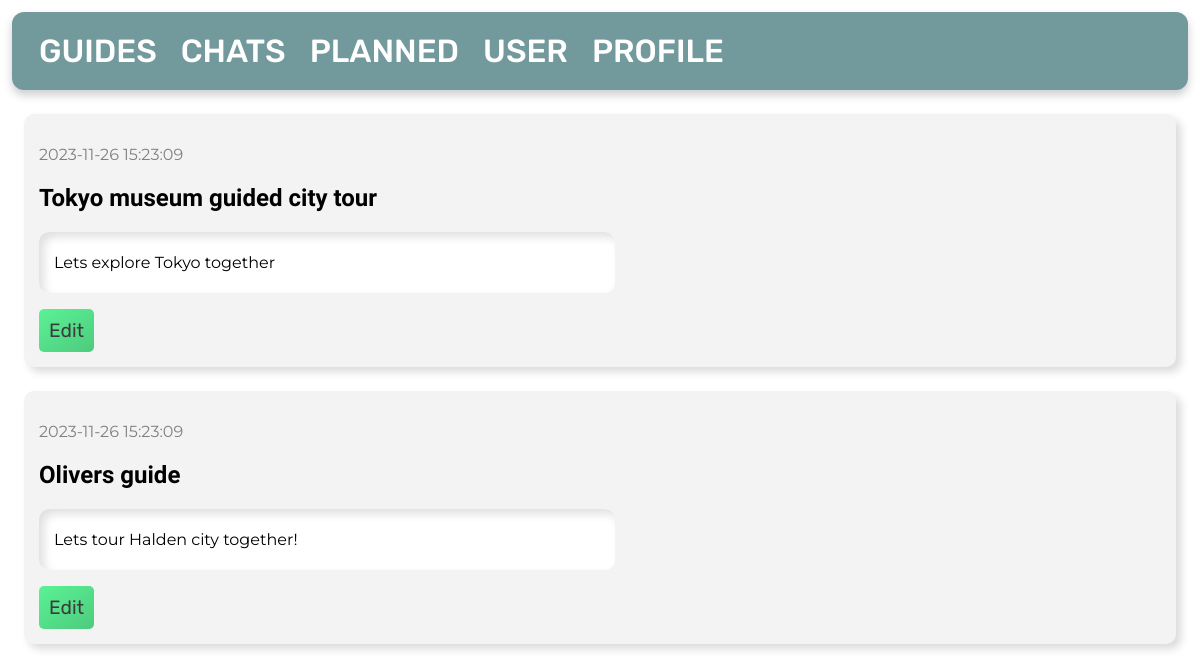
/my-guides/, run on the app's committed database.
### tables this page shows
CREATE TABLE posts
(
    id       INTEGER PRIMARY KEY AUTOINCREMENT,
    byUser   INTEGER,
    created  TIMESTAMP NOT NULL DEFAULT CURRENT_TIMESTAMP,
    title    TEXT      NOT NULL,
    content  TEXT      NOT NULL,
    country  TEXT      NOT NULL,
    city     TEXT      NOT NULL,
    language TEXT,
    price    INTEGER   NOT NULL,
    type     TEXT,
    FOREIGN KEY (byUser) REFERENCES user (id)
);

### app.py (the view)
@app.route('/my-guides/')
def guides():
    global user_id
    db = get_db_connection()
    posts = db.execute('SELECT * FROM posts, user WHERE byUser = ? AND user.id = posts.byUser ORDER BY posts.id DESC',
                       (user_id,)).fetchall()
    db.close()
    return render_template('my-guides.html', posts=posts)

### app.py (called while the page is built)
def get_db_connection():
    db = sqlite3.connect('database.db')
    db.row_factory = sqlite3.Row
    return db

### templates/my-guides.html
{% extends 'base.html' %}
{% block content %}
    {% for post in posts %}
        <div class='post'>
            <p id="date">{{ post['created'] }}</p>
            <h2>{{ post['title'] }}</h2>
            <div id="textsec">
                <p>{{ post['content'] }}</p>
            </div>
            <a href="{{ url_for('edit', id=post['id']) }}">Edit</a>
        </div>
    {% endfor %}
{% endblock %}

### templates/base.html (style rules this page uses)
.post { padding: 15px; margin: 2vw; background-color: #f3f3f3; border-radius: 10px; box-shadow: 5px 5px 9px #dbdbdb, -5px -5px 9px #ffffff; }
body { margin: 0; padding-bottom: 7rem; }
h1, h2, h3 { font-family: 'Lexend', sans-serif; }
p { font-family: 'Montserrat', sans-serif; }
a { font-family: 'Rubik', sans-serif; text-decoration: none; }
body .post a { font-family: 'Rubik', sans-serif; font-size: 1.2em; display: inline-block; border-radius: 5px; padding: 10px; color: #3b3b3b; background: linear-gradient(145deg, #5bf295, #4dcb7d); outline: none; border: none; transition: 300ms; }
#textsec { background-color: white; padding-top: 5px; padding-bottom: 5px; padding-left: 15px; margin-top: 1rem; margin-bottom: 1rem; width: 50%; border-radius: 10px; box-shadow: inset 5px 5px 10px #e0e0e0, inset -5px -5px 10px #ffffff; }
#date { color: grey; }

### data on the page
posts: created "2023-11-26 15:23:09", title "Tokyo museum guided city tour", content "Lets explore Tokyo together"
posts: created "2023-11-26 15:23:09", title "Olivers guide", content "Lets tour Halden city together!"
